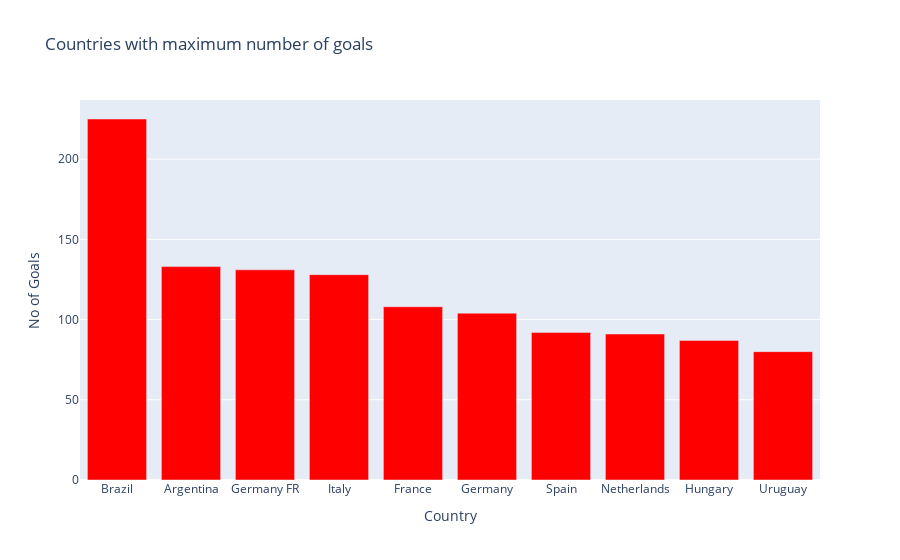

Source (notebook cell):
### Code cell
import plotly.graph_objects as go

fig = go.Figure(data=[go.Bar(x=final_data.index, y=final_data['Goals'], marker_color='red')])
fig.update_layout(title_text='Countries with maximum number of goals', xaxis_title='Country', yaxis_title='No of Goals')
py.offline.iplot(fig)

### Figure 1 — Plotly figure (JSON) as saved in the notebook; plotly's stock layout.template omitted (floating-point values rounded to 4 significant figures)
{"data": [{"marker": {"color": "red"}, "x": ["Brazil", "Argentina", "Germany FR", "Italy", "France", "Germany", "Spain", "Netherlands", "Hungary", "Uruguay"], "y": [225.0, 133.0, 131.0, 128.0, 108.0, 104.0, 92.0, 91.0, 87.0, 80.0], "type": "bar"}], "layout": {"title": {"text": "Countries with maximum number of goals"}, "xaxis": {"title": {"text": "Country"}}, "yaxis": {"title": {"text": "No of Goals"}}}}
